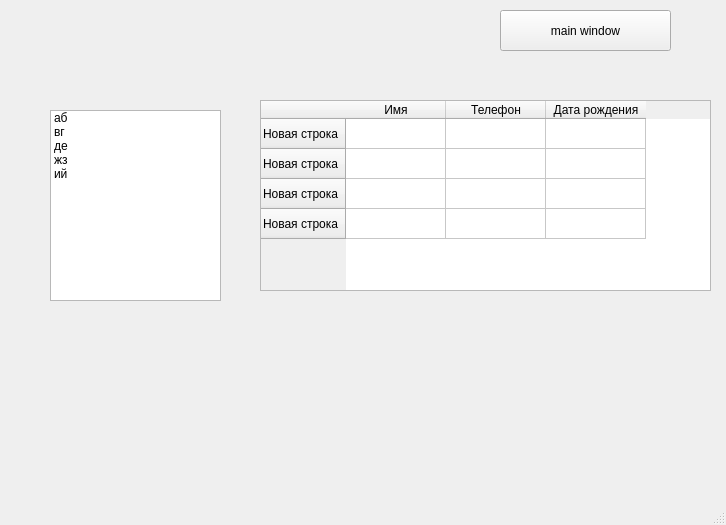
<?xml version="1.0" encoding="UTF-8"?>
<ui version="4.0">
 <class>MainWindow</class>
 <widget class="QMainWindow" name="MainWindow">
  <property name="geometry">
   <rect>
    <x>0</x>
    <y>0</y>
    <width>726</width>
    <height>525</height>
   </rect>
  </property>
  <property name="windowTitle">
   <string>MainWindow</string>
  </property>
  <widget class="QWidget" name="centralwidget">
   <widget class="QPushButton" name="pushButton">
    <property name="geometry">
     <rect>
      <x>500</x>
      <y>10</y>
      <width>171</width>
      <height>41</height>
     </rect>
    </property>
    <property name="text">
     <string>main window</string>
    </property>
   </widget>
   <widget class="QTableWidget" name="main_table">
    <property name="geometry">
     <rect>
      <x>260</x>
      <y>100</y>
      <width>451</width>
      <height>191</height>
     </rect>
    </property>
    <row>
     <property name="text">
      <string>Новая строка</string>
     </property>
    </row>
    <row>
     <property name="text">
      <string>Новая строка</string>
     </property>
    </row>
    <row>
     <property name="text">
      <string>Новая строка</string>
     </property>
    </row>
    <row>
     <property name="text">
      <string>Новая строка</string>
     </property>
    </row>
    <column>
     <property name="text">
      <string>Имя</string>
     </property>
    </column>
    <column>
     <property name="text">
      <string>Телефон</string>
     </property>
    </column>
    <column>
     <property name="text">
      <string>Дата рождения</string>
     </property>
    </column>
   </widget>
   <widget class="QListWidget" name="navigation_panel">
    <property name="geometry">
     <rect>
      <x>50</x>
      <y>110</y>
      <width>171</width>
      <height>191</height>
     </rect>
    </property>
    <item>
     <property name="text">
      <string>аб</string>
     </property>
    </item>
    <item>
     <property name="text">
      <string>вг</string>
     </property>
    </item>
    <item>
     <property name="text">
      <string>де</string>
     </property>
    </item>
    <item>
     <property name="text">
      <string>жз</string>
     </property>
    </item>
    <item>
     <property name="text">
      <string>ий</string>
     </property>
    </item>
   </widget>
  </widget>
  <widget class="QMenuBar" name="menubar">
   <property name="geometry">
    <rect>
     <x>0</x>
     <y>0</y>
     <width>726</width>
     <height>24</height>
    </rect>
   </property>
  </widget>
  <widget class="QStatusBar" name="statusbar"/>
 </widget>
 <resources/>
 <connections/>
</ui>
